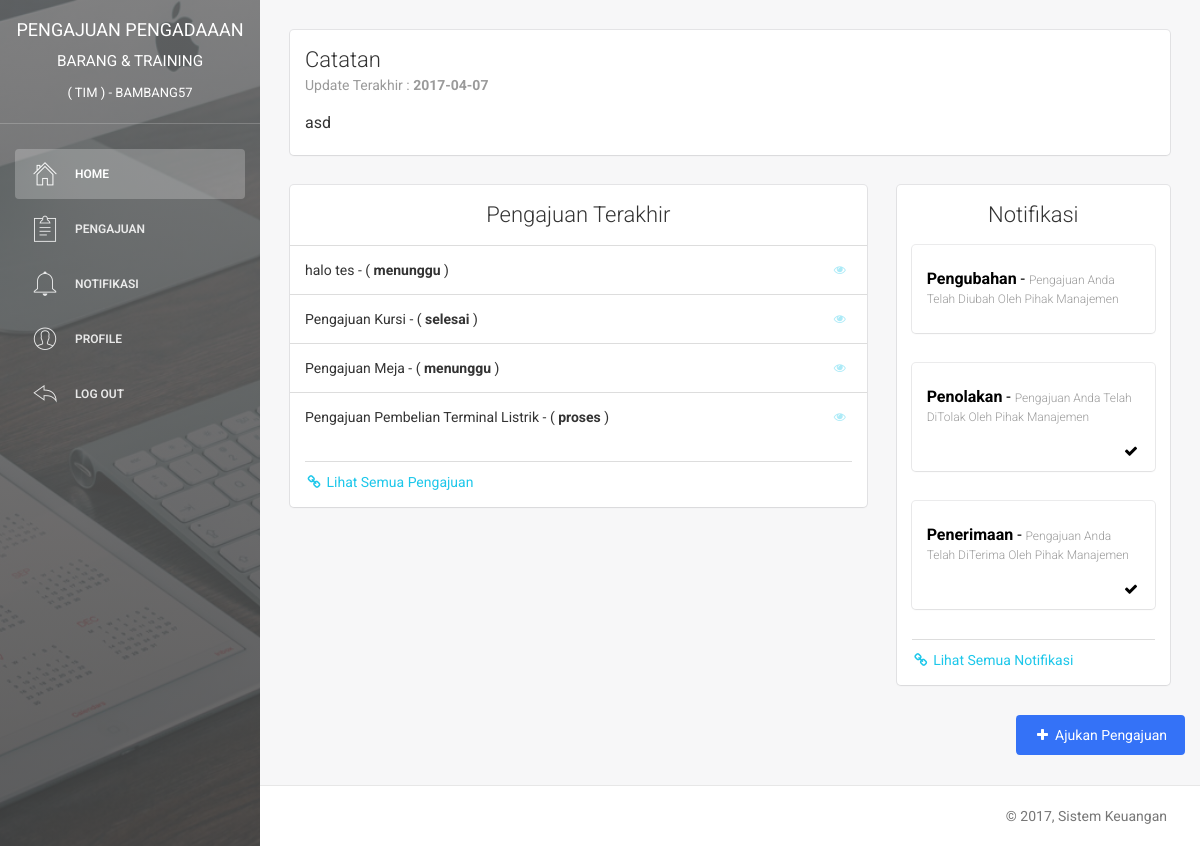
The page /index.php (signed in) on the database its author committed.
### tables this page shows
CREATE TABLE `user` (
  `id_user` int(11) NOT NULL,
  `username` varchar(15) NOT NULL,
  `email` varchar(25) NOT NULL,
  `password` varchar(225) NOT NULL,
  `nama_depan` varchar(15) NOT NULL,
  `nama_belakang` varchar(15) NOT NULL,
  `jk` enum('laki-laki','perempuan') NOT NULL,
  `no_hp` varchar(15) NOT NULL,
  `alamat` text NOT NULL,
  `role` enum('manajemen','tim') NOT NULL,
  `pembuatan_akun` datetime NOT NULL,
  `update_akun` datetime NOT NULL
);

CREATE TABLE `catatan` (
  `id_catatan` varchar(5) NOT NULL,
  `catatan` text NOT NULL,
  `update_catatan` date NOT NULL
);

CREATE TABLE `pengajuan` (
  `id_pengajuan` int(11) NOT NULL,
  `pengajuan` varchar(225) NOT NULL,
  `id_user` int(11) NOT NULL,
  `jenis_pengajuan` varchar(225) NOT NULL,
  `tanggal_pengajuan` date NOT NULL,
  `gambar` varchar(225) NOT NULL,
  `biaya` int(225) NOT NULL,
  `alasan` text NOT NULL,
  `keterangan` text NOT NULL,
  `jadwal_pelaksanaan` date NOT NULL,
  `catatan` text NOT NULL,
  `status` enum('menunggu','proses','selesai') NOT NULL,
  `update_pengajuan` date NOT NULL
);

CREATE TABLE `riwayat` (
  `id_riwayat` int(11) NOT NULL,
  `kegiatan` varchar(225) NOT NULL,
  `kegiatan2` varchar(225) NOT NULL,
  `kegiatan3` varchar(225) NOT NULL,
  `jenis_riwayat` varchar(225) NOT NULL,
  `id_pengajuan` int(11) NOT NULL,
  `tanggal_kegiatan` date NOT NULL,
  `notifikasi` enum('1','0') NOT NULL
);

### index.php (the view, shortened to what this page needs)
<?php
  include 'system/koneksi.php';
?>
<!doctype html>
<html lang="en">
<head>
    <link href="assets/css/bootstrap.min.css" rel="stylesheet" />
    <link href="assets/css/animate.min.css" rel="stylesheet"/>
    <link href="assets/css/light-bootstrap-dashboard.css" rel="stylesheet"/>
    <link href="assets/css/demo.css" rel="stylesheet" />
    <link href="http://maxcdn.bootstrapcdn.com/font-awesome/4.2.0/css/font-awesome.min.css" rel="stylesheet">
    <link href="assets/css/pe-icon-7-stroke.css" rel="stylesheet" />
</head>
<body>
<div class="wrapper">
    <div class="sidebar" data-color="black" data-image="assets/img/sidebar.jpg">
    	<div class="sidebar-wrapper">
            <div class="logo">
                <a href="index.php" class="simple-text">
<?php
 $query_login = "SELECT * FROM user WHERE email ='$_SESSION[email]'";
    $result_login = mysqli_query($con, $query_login);
    $data_login = mysqli_fetch_assoc($result_login);
    $id_login = $data_login["id_user"];
    $username_login = $data_login["username"];
?>
                    Pengajuan Pengadaaan <small>Barang & Training <br> <small>( TIM ) - <?php echo $username_login ?></small></small>
                </a>
            </div>
            <ul class="nav">
                <li class="active">
                    <a href="index.php">
                        <i class="pe pe-7s-home"></i>
                        <p>Home</p>
                    </a>
                </li>
                <li>
                    <a href="pengajuan.php">
                        <i class="pe pe-7s-note2"></i>
                        <p>Pengajuan</p>
                    </a>
                </li>
                <li>
                    <a href="notifikasi.php">
                        <i class="pe pe-7s-bell"></i>
                        <p>Notifikasi</p>
                    </a>
                </li>
                <li>
                    <a href="profil.php">
                        <i class="pe pe-7s-user"></i>
                        <p>Profile</p>
                    </a>
                </li>
                <li>
                    <a href="login.php">
                        <i class="pe pe-7s-back"></i>
                        <p>Log out</p>
                    </a>
                </li>
            </ul>
    	</div>
    </div>
    <div class="main-panel">
        <div class="content">
            <div class="container-fluid">
                <div class="row">
                    <div class="col-md-12">
                        <div class="card">
                            <div class="header">
                                    <h4 class="title">Catatan</h4>
    <?php
        $query_catatan = "SELECT * FROM catatan";
        $result_catatan = mysqli_query($con, $query_catatan);
        $data_catatan = mysqli_fetch_assoc($result_catatan);
    ?>
                                        <p class="category">Update Terakhir : <b><?php echo $data_catatan['update_catatan']?></b></p>
                                    </div>
                                    <div class="content">
                                    <p><?php echo $data_catatan['catatan'] ?></p>
                            </div>
                        </div>
                    </div>
                </div>
                <div class="row">
                    <div class="col-md-8">
                        <div class="card">
                            <div class="header">
                                <h4 class="title" align="center">
                                    Pengajuan Terakhir <br>
                                </h4>
                            </div>
                            <div class="content">
                                <div class="table-full-width">
                                    <table class="table">
                                        <tbody>
<?php
      $query_pengajuan = "SELECT a.id_pengajuan, a.pengajuan, a.id_user,  b.username, a.status
                            FROM pengajuan AS a INNER JOIN user AS b WHERE a.id_user = b.id_user
                            AND b.username = '$username_login' ORDER BY a.id_pengajuan DESC LIMIT 5 ";
      $result_pengajuan = mysqli_query($con, $query_pengajuan);
      while($data_pengajuan = mysqli_fetch_assoc($result_pengajuan))
      {
                                        echo "<tr>";
                                        	echo "<td> $data_pengajuan[pengajuan] - ( <b>$data_pengajuan[status]</b> )</td>";
                                            echo '<td class="td-actions text-right">
                                                    <a href="detail_pengajuan.php?id='.$data_pengajuan['id_pengajuan'].'">
                                                        <button type="button" rel="tooltip" title="Lihat Pengajuan" class="btn btn-info btn-simple btn-xs">
                                                            <i class="fa fa-eye"></i>
                                                        </button>
                                                    </a>
                                                </td>';
                                        echo "</tr>";
      }
?>
                                        </tbody>
                                    </table>
                                </div>
                                <div class="footer">
                                    <hr>
                                    <div class="stats">
                                        <a href="pengajuan.php"><i class="fa fa-link"></i> Lihat Semua Pengajuan </a>
                                    </div>
                                </div>
                            </div>
                        </div>
                    </div>
                    <div class="col-md-4">
                        <div class="card">
                            <div class="header">
                                <h4 class="title" align="center">
                                Notifikasi
                                </h4>
                            </div>
                            <div class="content">
<?php
    $query2 = "SELECT a.id_riwayat, a.kegiatan, a.id_pengajuan, a.jenis_riwayat, a.kegiatan3,
               a.tanggal_kegiatan, b.id_user, a.notifikasi FROM riwayat
               AS a INNER JOIN pengajuan AS b WHERE a.id_pengajuan = b.id_pengajuan
               AND b.id_user = '$id_login' ORDER BY id_riwayat DESC LIMIT 3" ;
      $result2 = mysqli_query($con, $query2);
      while($data2 = mysqli_fetch_assoc($result2)){
                    echo '<a href="system/notifikasi_pengajuan.php?id='.$data2['id_riwayat'].'" style="color:black">';
                        echo '<div class="card">';
                            echo '<div class="content">';
                                echo '<h5><b>'.$data2['jenis_riwayat'].'</b> - <small>'.$data2['kegiatan3'].'</small></h5>';
    if ($data2['notifikasi'] == "1"){
                                echo '<div align="right">';
                                    echo '<i class="fa fa-check"></i>';
                                echo '</div>';
    }
    else{
    }
                            echo '</div>';
                        echo '</div>';
                    echo '</a>';
      }
?>
                                <div class="footer">
                                    <hr>
                                    <div class="stats">
                                        <a href="notifikasi.php"><i class="fa fa-link"></i> Lihat Semua Notifikasi </a>
                                    </div>
                                </div>
                            </div>
                        </div>
                    </div>
                </div>
                <div class="row">
                    <div align="right">
                        <a href="ajukan_pengajuan.php">
                            <button type="button" rel="tooltip" class="btn btn-primary btn-fill">
                                <i class="fa fa-plus"></i> Ajukan Pengajuan
                            </button>
                        </a>
                    </div>
                </div>
            </div>
        </div>
        <footer class="footer">
            <div class="container-fluid">
                <p class="copyright pull-right">
                    &copy; <script>document.write(new Date().getFullYear())</script>, Sistem Keuangan
                </p>
            </div>
        </footer>
    </div>
</div>
</body>
</html>

### rows shown on the page
user: username "BAMBANG57"
catatan: update_catatan "2017-04-07", catatan "asd"
pengajuan: pengajuan "halo tes", status "menunggu"
pengajuan: pengajuan "Pengajuan Kursi", status "selesai"
pengajuan: pengajuan "Pengajuan Meja", status "menunggu"
pengajuan: pengajuan "Pengajuan Pembelian Terminal Listrik", status "proses"
riwayat: jenis_riwayat "Pengubahan", kegiatan3 "Pengajuan Anda Telah Diubah Oleh Pihak Manajemen"
riwayat: jenis_riwayat "Penolakan", kegiatan3 "Pengajuan Anda Telah DiTolak Oleh Pihak Manajemen", notifikasi "1" (drawn)
riwayat: jenis_riwayat "Penerimaan", kegiatan3 "Pengajuan Anda Telah DiTerima Oleh Pihak Manajemen", notifikasi "1" (drawn)
